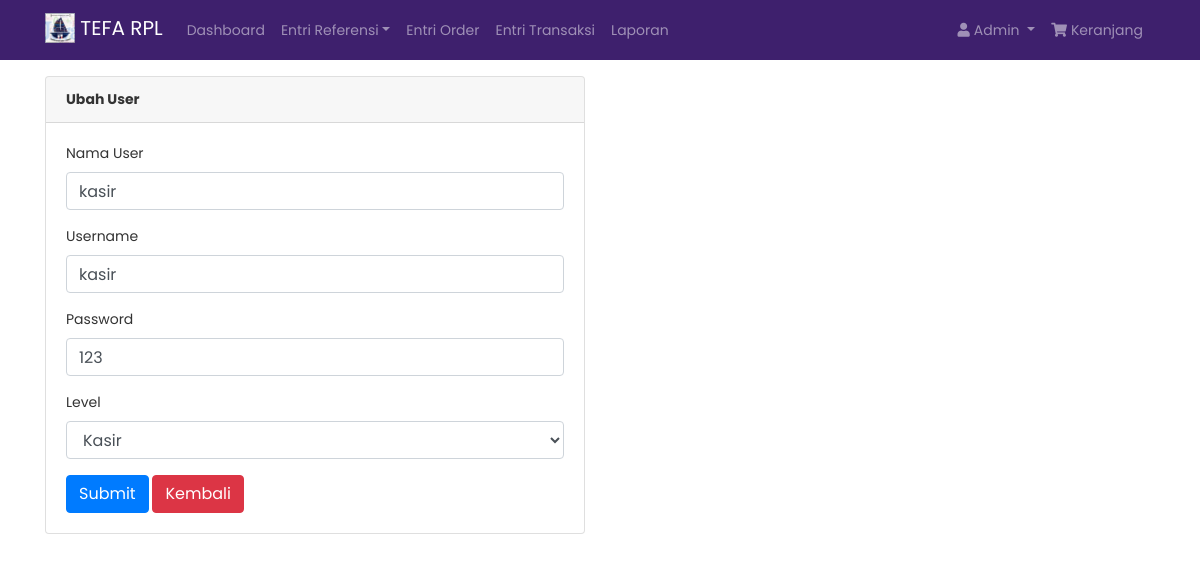
Screenshot of /dashboard/index.php?ubah_user=11 (signed in) with the database file from the repository.
### tables this page shows
CREATE TABLE `tb_user` (
  `id_user` int(11) NOT NULL,
  `username` varchar(128) NOT NULL,
  `password` varchar(128) NOT NULL,
  `nama_user` varchar(128) NOT NULL,
  `id_level` int(1) NOT NULL
);

CREATE TABLE `tb_level` (
  `id_level` int(11) NOT NULL,
  `level` varchar(128) NOT NULL
);

### dashboard/admin/ubah_user.php (the view)
<?php
$id = $_GET['ubah_user'];
$query = "SELECT * FROM tb_user WHERE id_user='$id'";
$sql = mysqli_query($kon, $query);
$data = mysqli_fetch_array($sql);
$sql2 = mysqli_query($kon, "SELECT * FROM tb_level");
?>
<div class="container mt-3">
	<div class="row">
		<div class="col-lg-6">
			<div class="card">
		  		<div class="card-header">
		  			<strong>Ubah User</strong>
		  		</div>
			  	<div class="card-body">
			  		<form action="fungsi/ubahUser.php?id_user=<?= $data['id_user'] ?>" method="post" enctype="multipart/form-data">
				  		<div class="form-group">
				  			<label class="form-label" for="nama_user">Nama User</label>
				  			<input type="text" class="form-control" id="nama_user" name="nama_user" value="<?= $data['nama_user'] ?>">
				  		</div>
				  		<div class="form-group">
				  			<label class="form-label" for="username">Username</label>
				  			<input type="text" class="form-control" id="username" name="username" value="<?= $data['username'] ?>">
				  		</div>
				  		<div class="form-group">
				  			<label class="form-label" for="password">Password</label>
				  			<input type="text" class="form-control" id="password" name="password" value="<?= $data['password'] ?>">
				  		</div>
				  		<div class="form-group">
				  			<label class="form-label" for="id_level">Level</label>
				  			<select name="id_level" id="id_level" class="form-control">
				  				<?php foreach ($sql2 as $level): ?>
			  						<option value="<?= $level['id_level'] ?>" <?= $data['id_level'] == $level['id_level'] ? 'selected' : '' ?>>
			  							<?= $level['level'] ?>
			  						</option>
				  				<?php endforeach ?>
				  			</select>
				  		</div>
				  		<button type="submit" class="btn btn-primary">Submit</button>
				  		<button type="button" class="btn btn-danger" onclick="history.back()">Kembali</button>
			  		</form>
			  	</div>
			</div>
		</div>
	</div>
</div>

### dashboard/assets/css/custom.css (style rules this page uses)
body { font-size: .875rem; font-family: 'Poppins', sans-serif; background-color: #fff; color: #333; }

### rows the page displays
tb_user: nama_user "kasir", username "kasir", password "123", id_level "Kasir"

### other values shown
$_SESSION['level'] "Admin"
